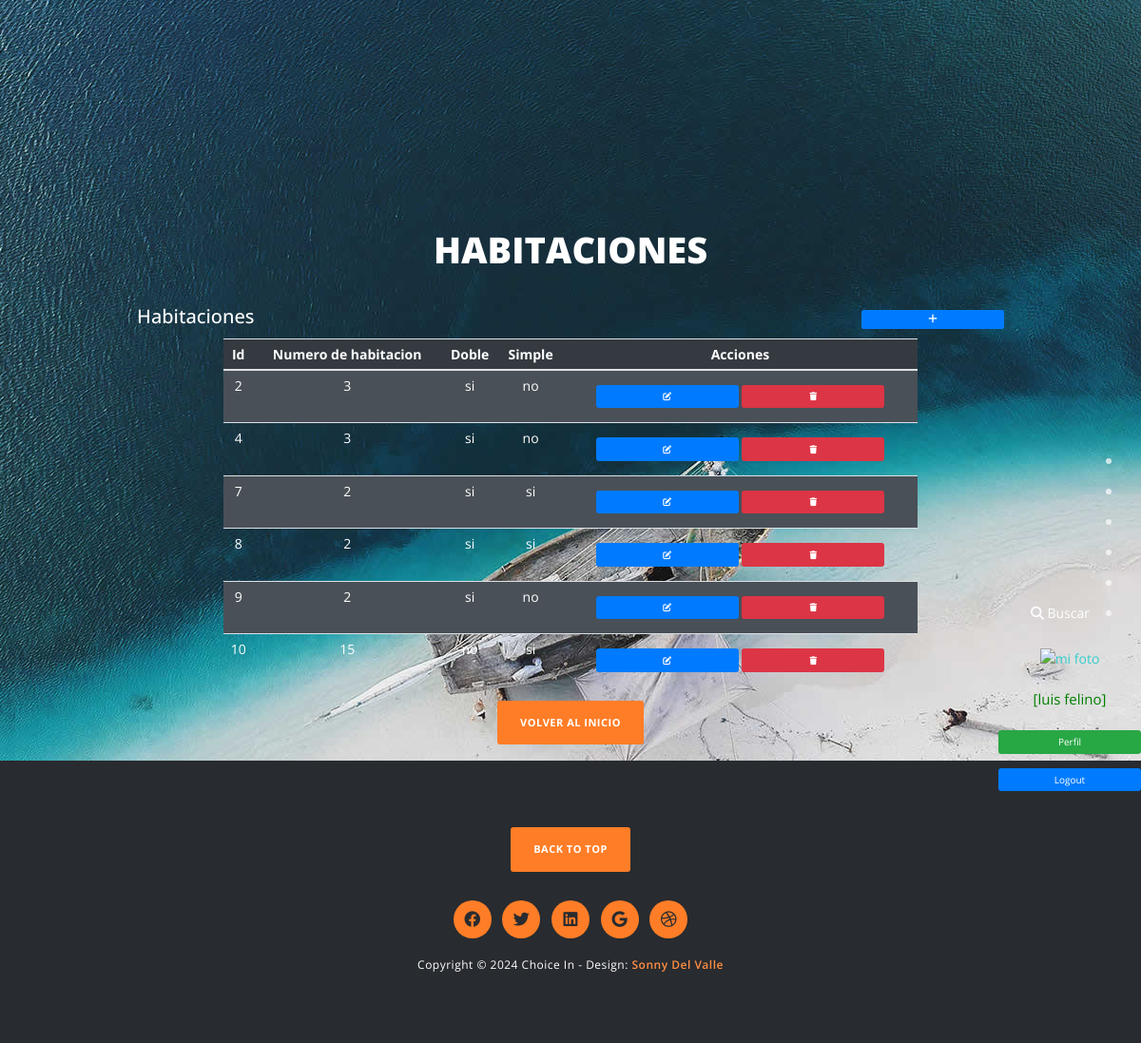
The page /habitacion/ (signed in) on the database its author committed.
### registro/models.py (models this page shows, shortened)
class Habitacion(models.Model):
  numero = models.IntegerField()
  doble = models.CharField(max_length=40)
  simple = models.CharField(max_length=40)

### registro/views.py (the view)
# urls.py: path('habitacion/', habitacion, name = "habitacion"),
def habitacion(request):
  contexto = {"habitacion": Habitacion.objects.all()}
  return render(request, "registro/habitacion.html", contexto)

### registro/templates/registro/habitacion.html (shortened to what this page needs)
{% extends 'registro/menu.html' %}
{% block titulo %}
<h1 class="mb-5" style="font-size: 3.8rem;">Habitaciones</h1>
{% endblock titulo %}
{% block contenido %}
<div class="table-container">
    <div class="table-actions">
        <h2 style="color:white">Habitaciones</h2>
        <a href="{% url 'habitacion_create' %}" class="btn btn-primary btn-sm">
        </a>
    </div>
    <table class="table table-striped">
        <thead>
            <tr>
                <th>Id</th>
                <th>Numero de habitacion</th>
                <th>Doble</th>
                <th>Simple</th>
                <th>Acciones</th>
            </tr>
        </thead>
        <tbody>
        {% for h in habitacion %}
            <tr>
                <td>{{ h.id }}</td>
                <td>{{ h.numero }}</td>
                <td>{{ h.doble }}</td>
                <td>{{ h.simple }}</td>
                <td>
                    <a href="{% url 'habitacion_update' h.id %}" class="btn btn-primary" style="--bs-btn-padding-y: .25rem; --bs-btn-padding-x: .5rem; --bs-btn-font-size: .75rem;">
                    </a>
                    <a href="{% url 'habitacion_delete' h.id %}" class="btn btn-danger" style="--bs-btn-padding-y: .25rem; --bs-btn-padding-x: .5rem; --bs-btn-font-size: .75rem;">
                    </a>
                </td>
            </tr>
        {% endfor %}
        </tbody>
    </table>
</div>
{% endblock contenido %}

### registro/templates/registro/menu.html (shortened to what this page needs)
<!DOCTYPE html>
<html>
    <head>
        {% load static %}
        <link rel="stylesheet" href="{% static 'css/bootstrap.min.css' %}">
        <link rel="stylesheet" href="{% static 'css/fontAwesome.css' %}">
        <link rel="stylesheet" href="{% static 'css/hero-slider.css' %}">
        <link rel="stylesheet" href="{% static 'css/templatemo-main.css' %}">
        <link rel="stylesheet" href="{% static 'css/owl-carousel.css' %}">
        <link rel="stylesheet" href="https://cdnjs.cloudflare.com/ajax/libs/font-awesome/6.4.0/css/all.min.css">
    </head>
<body>
    <div class="fixed-side-navbar">
        {% if user.is_authenticated %}
        <ul class="nav flex-column">
            <li class="nav-item"><a class="nav-link" href="{% url 'home' %}"><span>Inicio</span></a></li>
            <li class="nav-item"><a class="nav-link" href="{% url 'pasajero' %}"><span>Pasajero</span></a></li>
            <li class="nav-item"><a class="nav-link" href="{% url 'hotel' %}"><span>Hotel</span></a></li>
            <li class="nav-item"><a class="nav-link" href="{% url 'habitacion' %}"><span>Habitacion</span></a></li>
            <li class="nav-item"><a class="nav-link" href="{% url 'pais_destino' %}"><span>Pais de Destino</span></a></li>
            <li class="nav-item">
                <a class="nav-link" href="{% url 'buscarPasajeros' %}">
                    <i class="fa fa-search" aria-hidden="true"></i> Buscar
                </a>
            </li>
        </ul>
        <div class="text-center">
            <a href="{% url 'agregarAvatar' %}">
                <img src="{{ request.session.avatar }}" height="40px" width="40px" alt="mi foto">
            </a>
        </div>
            <p style="color:green"> [{{user.first_name}} {{user.last_name}}]</p>
            <a class="btn btn-success mb-2" href="{% url 'editProfile' %}">Perfil</a>
            <form method="post" action="{% url 'logout' %}">
                <button type="submit" class="btn btn-primary">Logout</button>
            </form>
        {% else %}
            <div class="d-flex flex-column align-items-center">
                <a class="btn btn-primary mb-2 btn-lg" href="{% url 'login' %}">Login</a>
                <a class="btn btn-success btn-lg" href="{% url 'registro' %}">Registrate</a>
            </div>
        {% endif %}
    </div>
    <div class="parallax-content baner-content" id="home">
        <div class="container">
            <div class="first-content">
              {% block titulo %}{% endblock titulo %}
              {% block contenido %}{% endblock contenido %}
                <div class="primary-button">
                    <a href="{% url 'home' %}">Volver al inicio</a>
                </div>
            </div>
        </div>
    </div>
    <footer>
        <div class="container">
            <div class="row">
                <div class="col-md-12">
                    <div class="primary-button">
                        <a href="#home">Back To Top</a>
                    </div>
                    <ul>
                        <li><a href="#"><i class="fab fa-facebook"></i></a></li>
                        <li><a href="#"><i class="fab fa-twitter"></i></a></li>
                        <li><a href="#"><i class="fab fa-linkedin"></i></a></li>
                        <li><a href="#"><i class="fab fa-google"></i></a></li>
                        <li><a href="#"><i class="fab fa-dribbble"></i></a></li>
                    </ul>
                    <p>Copyright &copy; 2024 Choice In
            		- Design: <a rel="nofollow noopener" href="{% url 'acerca' %}"><em>Sonny Del Valle</em></a></p>
                </div>
            </div>
        </div>
    </footer>
</body>
</html>

### registro/static/css/hero-slider.css (style rules this page uses)
*, *::after, *::before { -webkit-box-sizing: border-box; -moz-box-sizing: border-box; box-sizing: border-box; }
html { font-size: 62.5%; }
body { font-family: "Open Sans", sans-serif; color: #2c343b; background-color: #f2f2f2; }
a { color: #d44457; text-decoration: none; }
img { max-width: 100%; }

### registro/static/css/templatemo-main.css (style rules this page uses)
p { font-size: 15px; line-height: 25px; }
body { position: relative; font-size: 14px; }
a { color: #3CC; }
.fixed-side-navbar { position: fixed; top: 50%; right: 0; z-index: 99999; margin-top: -100px; text-align: right; padding: 30px 0; -webkit-transition: all .3s; transition: all .3s; }
.nav>li { position: relative; display: block; }
.fixed-side-navbar .nav > li a { color: #fff; min-height: 32px; background: transparent; padding: 5px 45px 5px 25px; border-right: none; }
.fixed-side-navbar .nav > li a:after { content: ''; position: absolute; top: 50%; right: 20px; margin-top: -5px; width: 10px; height: 10px; border-radius: 10px; background: rgba(250, 250, 250, 0.75); -webkit-transition: all .3s; transition: all .3s; -webkit-transform: scale(0.6); transform: scale(0.6); }
.primary-button a { display: inline-block; background-color: #ff7d27; padding: 15px 24px; border-radius: 3px; text-transform: uppercase; font-size: 11px; color: #fff; font-weight: 700; text-decoration: none; letter-spacing: 0.5px; }
.parallax-content { width: 100%; min-height: 100vh; background-size: cover; }
.baner-content { padding-top: 30vh; text-align: center; background-image: url(../img/1st-section.jpg); }
.baner-content h1 { margin-top: 0px; font-size: 128px; color: #fff; font-weight: 900; text-transform: uppercase; margin-bottom: 0px; }
.baner-content .primary-button { margin-top: 15px; }
footer { text-align: center; background-color: #282b2f; padding: 70px 0px; }
footer .primary-button { margin-bottom: 30px; }
footer ul { padding: 0px; margin: 0px; list-style: none; }
footer ul li { display: inline-block; margin: 0px 4px; }
footer ul li a { width: 40px; height: 40px; line-height: 40px; text-align: center; display: inline-block; background-color: #ff7d27; color: #282b2f; border-radius: 50%; text-decoration: none; transition: all 0.5s; font-size: 17px; }
footer p { font-size: 12px; color: #fff; margin-top: 15px; color: #fff; letter-spacing: 0.5px; margin-bottom: 0px; }
footer em { color: #ff8e43; font-weight: 600; font-style: normal; }
@media (min-width: 1200px) { .container { max-width: 1170px; } }
body:after { content: url(../img/close.png) url(../img/loading.gif) url(../img/prev.png) url(../img/next.png); display: none; }

### registro/templates/registro/menu.html (style rules this page uses)
.fixed-side-navbar { display: flex; flex-direction: column; align-items: center; padding-top: 20px; }
.nav-link { text-align: center; width: 100%; }
.text-center { margin: 20px 0; }
.btn { width: 150px; margin: 10px 0; }

### registro/templates/registro/habitacion.html (style rules this page uses)
.table { color: white; margin: 0 auto; width: 80%; }
.table th, .table td { padding: 0.5rem; }
.table th { background-color: #343a40; }
.table-striped tbody tr:nth-of-type(odd) { background-color: #495057; }
.table-container { width: 80%; margin: 0 auto; }
.table-actions { display: flex; justify-content: space-between; align-items: center; }
.table-actions .btn { --bs-btn-padding-y: .25rem; --bs-btn-padding-x: .5rem; --bs-btn-font-size: .75rem; }

### rows shown on the page
Habitacion: id "2", numero "3", doble "si", simple "no"
Habitacion: id "4", numero "3", doble "si", simple "no"
Habitacion: id "7", numero "2", doble "si", simple "si"
Habitacion: id "8", numero "2", doble "si", simple "si"
Habitacion: id "9", numero "2", doble "si", simple "no"
Habitacion: id "10", numero "15", doble "no", simple "si"

### other values the page prints
{{ user.first_name }} "luis"
{{ user.last_name }} "felino"
